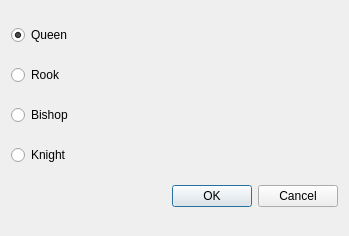
<?xml version="1.0" encoding="UTF-8"?>
<ui version="4.0">
 <class>PromoPopup</class>
 <widget class="QDialog" name="PromoPopup">
  <property name="geometry">
   <rect>
    <x>0</x>
    <y>0</y>
    <width>349</width>
    <height>236</height>
   </rect>
  </property>
  <property name="windowTitle">
   <string>Pick Promotion Piece</string>
  </property>
  <layout class="QVBoxLayout" name="verticalLayout">
   <item>
    <widget class="QRadioButton" name="QueenOption">
     <property name="text">
      <string>Queen</string>
     </property>
     <property name="checked">
      <bool>true</bool>
     </property>
    </widget>
   </item>
   <item>
    <widget class="QRadioButton" name="RookOption">
     <property name="text">
      <string>Rook</string>
     </property>
    </widget>
   </item>
   <item>
    <widget class="QRadioButton" name="BishopOption">
     <property name="text">
      <string>Bishop</string>
     </property>
    </widget>
   </item>
   <item>
    <widget class="QRadioButton" name="KnightOption">
     <property name="text">
      <string>Knight</string>
     </property>
    </widget>
   </item>
   <item>
    <widget class="QDialogButtonBox" name="buttonBox">
     <property name="orientation">
      <enum>Qt::Horizontal</enum>
     </property>
     <property name="standardButtons">
      <set>QDialogButtonBox::Cancel|QDialogButtonBox::Ok</set>
     </property>
    </widget>
   </item>
  </layout>
 </widget>
 <resources/>
 <connections>
  <connection>
   <sender>buttonBox</sender>
   <signal>accepted()</signal>
   <receiver>PromoPopup</receiver>
   <slot>accept()</slot>
   <hints>
    <hint type="sourcelabel">
     <x>248</x>
     <y>254</y>
    </hint>
    <hint type="destinationlabel">
     <x>157</x>
     <y>274</y>
    </hint>
   </hints>
  </connection>
  <connection>
   <sender>buttonBox</sender>
   <signal>rejected()</signal>
   <receiver>PromoPopup</receiver>
   <slot>reject()</slot>
   <hints>
    <hint type="sourcelabel">
     <x>316</x>
     <y>260</y>
    </hint>
    <hint type="destinationlabel">
     <x>286</x>
     <y>274</y>
    </hint>
   </hints>
  </connection>
 </connections>
</ui>
